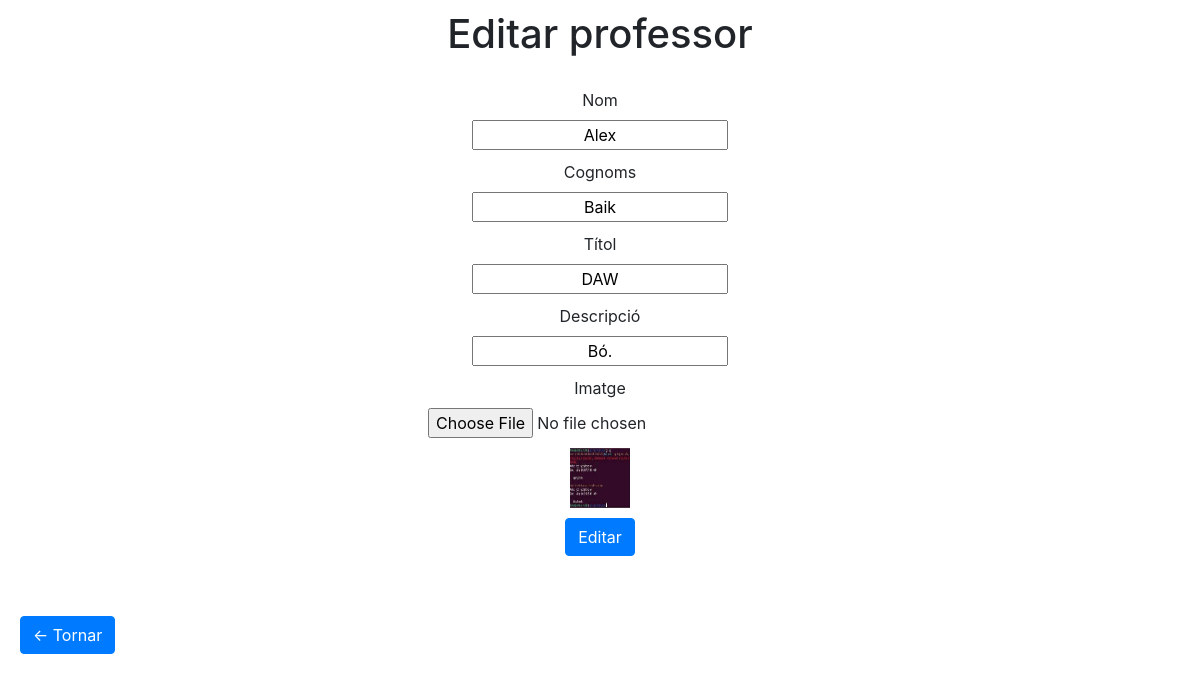
The app's page /admin/adminTeachersEdit.php?dni=rtert (signed in) with its own data.
### tables this page shows
CREATE TABLE `teacher` (
  `teacher_id` int(11) NOT NULL,
  `dni` varchar(21) NOT NULL,
  `name` varchar(50) NOT NULL,
  `surname` varchar(50) NOT NULL,
  `title` varchar(50) NOT NULL,
  `description` varchar(50) NOT NULL,
  `password` varchar(255) NOT NULL,
  `created_at` datetime DEFAULT current_timestamp(),
  `image` varchar(100) DEFAULT NULL
);

### admin/adminTeachersEdit.php (the view, shortened to what this page needs)
<!DOCTYPE html>
<html lang="en">
<head>
  <link rel="stylesheet" type="text/css" href="../styles/admin.css">
  <link rel="stylesheet" href="https://stackpath.bootstrapcdn.com/bootstrap/4.5.2/css/bootstrap.min.css">
</head>
<body>
  <h1>Editar professor</h1>
  <div style="display: flex; justify-content: center; margin-bottom: 20px; align-items:center;">
    <?php
    $con = mysqli_connect("localhost", "root", "");
    mysqli_select_db($con, "courses");
    if (isset($_GET['dni'])) {
      $query = 'SELECT * FROM teacher WHERE dni = "' . $_GET['dni'] . '" LIMIT 1';
      $result = mysqli_query($con, $query);
      if ($result == null) {
        echo "No s'ha trobat el professor amb el DNI: " . $_GET['dni'];
        exit;
      } else {
        $teacher = mysqli_fetch_assoc($result);
    ?>
        <form style='display: flex; flex-direction: column; align-items: center; justify-content: center;' action='<?php echo htmlspecialchars($_SERVER["PHP_SELF"]) . '?dni=' . $teacher['dni'] ?>' method='post' enctype="multipart/form-data">
          <?php
          echo "<label for='name'>Nom</label>";
          echo "<input type='text' name='name' value='" . $teacher['name'] . "' />";
          echo "<label for='surname'>Cognoms</label>";
          echo "<input type='text' name='surname' value='" . $teacher['surname'] . "' />";
          echo "<label for='title'>Títol</label>";
          echo "<input type='text' name='title' value='" . $teacher['title'] . "' />";
          echo "<label for='description'>Descripció</label>";
          echo "<input type='text' name='description' value='" . $teacher['description'] . "' />";
          echo "<label for='image'>Imatge</label>";
          ?><input type="file" name="uploadfile" value="<?php echo $teacher['image'] ?>" />
          <?php
          echo "<img style='width:60px;height:60px;' src='../profilepics/" . $teacher['image'] . "' />";
          echo '<input type="submit" name="submitbtn" class="btn btn-primary" value="Editar">';
          echo "</form>";
          ?>
  </div>
<?php
      }
    } else {
      echo "No s'ha trobat el professor amb el DNI: " . $_GET['dni'];
    }
?>
<a href="adminTeachers.php" class="btn btn-primary"><- Tornar</a>
</body>
</html>

### styles/admin.css (style rules this page uses)
* { margin: 10px; text-align: center; }

### records on screen
teacher: name "Alex", surname "Baik", title "DAW", description "Bó.", image (picture)
